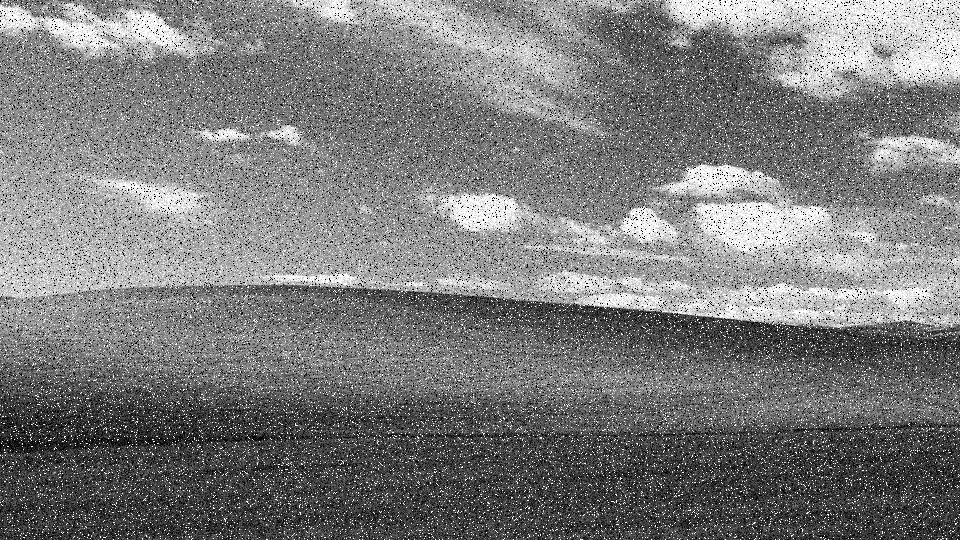
#> input picture HW3/q3/broken.jpg, 960 x 540 px
$ python fixImg.py
#> lines starting #> are read from the running program, lines starting #| are printed output that depends on the picture
import cv2
import numpy as np

# Load the noisy image
image = cv2.imread('broken.jpg')
#> image is the input picture: shape (540, 960, 3); min 0, max 255, mean 123.5

filtered_image = cv2.medianBlur(image, 9)  # Kernel size is 9
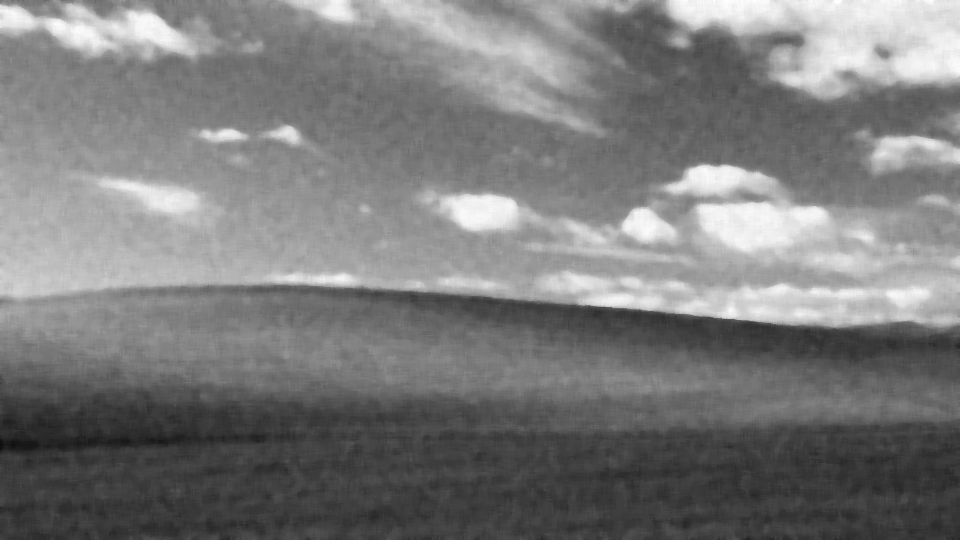
#> filtered_image: shape (540, 960, 3); min 13, max 254, mean 123.2

# Apply a Gaussian filter to further smooth the image
filtered_image = cv2.GaussianBlur(filtered_image, (5, 5), 0)

for _ in range(3):  # Apply median filter 3 times
    filtered_image = cv2.medianBlur(filtered_image, 9)

filtered_image = cv2.bilateralFilter(filtered_image, 9, 75, 75)
cv2.imwrite("semi_fixed.jpg", filtered_image)
#> (the run stopped early here; a loop or call above may not have finished)
